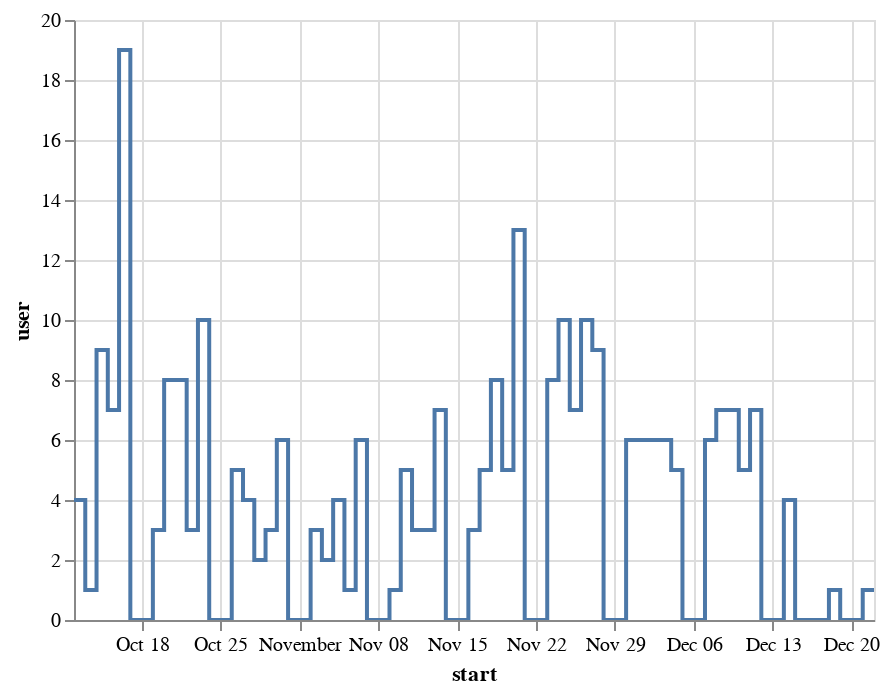

This figure's notebook cell:
### Code cell
alt.Chart(daily_active_users).mark_line(interpolate="step-after").encode(
    x="start", y="user"
).interactive()

### Figure 1 — Vega-Lite specification as saved in the notebook (floating-point values rounded to 4 significant figures)
{"$schema": "https://vega.github.io/schema/vega-lite/v4.17.0.json", "config": {"view": {"continuousHeight": 300, "continuousWidth": 400}}, "data": {"name": "data-fe10b148862c1ad3970bba901bd81e51"}, "datasets": {"data-fe10b148862c1ad3970bba901bd81e51": [{"start": "2020-10-12T00:00:00", "user": 4}, {"start": "2020-10-13T00:00:00", "user": 1}, {"start": "2020-10-14T00:00:00", "user": 9}, {"start": "2020-10-15T00:00:00", "user": 7}, {"start": "2020-10-16T00:00:00", "user": 19}, {"start": "2020-10-17T00:00:00", "user": 0}, {"start": "2020-10-18T00:00:00", "user": 0}, {"start": "2020-10-19T00:00:00", "user": 3}, {"start": "2020-10-20T00:00:00", "user": 8}, {"start": "2020-10-21T00:00:00", "user": 8}, {"start": "2020-10-22T00:00:00", "user": 3}, {"start": "2020-10-23T00:00:00", "user": 10}, {"start": "2020-10-24T00:00:00", "user": 0}, {"start": "2020-10-25T00:00:00", "user": 0}, {"start": "2020-10-26T00:00:00", "user": 5}, {"start": "2020-10-27T00:00:00", "user": 4}, {"start": "2020-10-28T00:00:00", "user": 2}, {"start": "2020-10-29T00:00:00", "user": 3}, {"start": "2020-10-30T00:00:00", "user": 6}, {"start": "2020-10-31T00:00:00", "user": 0}, {"start": "2020-11-01T00:00:00", "user": 0}, {"start": "2020-11-02T00:00:00", "user": 3}, {"start": "2020-11-03T00:00:00", "user": 2}, {"start": "2020-11-04T00:00:00", "user": 4}, {"start": "2020-11-05T00:00:00", "user": 1}, {"start": "2020-11-06T00:00:00", "user": 6}, {"start": "2020-11-07T00:00:00", "user": 0}, {"start": "2020-11-08T00:00:00", "user": 0}, {"start": "2020-11-09T00:00:00", "user": 1}, {"start": "2020-11-10T00:00:00", "user": 5}, {"start": "2020-11-11T00:00:00", "user": 3}, {"start": "2020-11-12T00:00:00", "user": 3}, {"start": "2020-11-13T00:00:00", "user": 7}, {"start": "2020-11-14T00:00:00", "user": 0}, {"start": "2020-11-15T00:00:00", "user": 0}, {"start": "2020-11-16T00:00:00", "user": 3}, {"start": "2020-11-17T00:00:00", "user": 5}, {"start": "2020-11-18T00:00:00", "user": 8}, {"start": "2020-11-19T00:00:00", "user": 5}, {"start": "2020-11-20T00:00:00", "user": 13}, {"start": "2020-11-21T00:00:00", "user": 0}, {"start": "2020-11-22T00:00:00", "user": 0}, {"start": "2020-11-23T00:00:00", "user": 8}, {"start": "2020-11-24T00:00:00", "user": 10}, {"start": "2020-11-25T00:00:00", "user": 7}, {"start": "2020-11-26T00:00:00", "user": 10}, {"start": "2020-11-27T00:00:00", "user": 9}, {"start": "2020-11-28T00:00:00", "user": 0}, {"start": "2020-11-29T00:00:00", "user": 0}, {"start": "2020-11-30T00:00:00", "user": 6}, {"start": "2020-12-01T00:00:00", "user": 6}, {"start": "2020-12-02T00:00:00", "user": 6}, {"start": "2020-12-03T00:00:00", "user": 6}, {"start": "2020-12-04T00:00:00", "user": 5}, {"start": "2020-12-05T00:00:00", "user": 0}, {"start": "2020-12-06T00:00:00", "user": 0}, {"start": "2020-12-07T00:00:00", "user": 6}, {"start": "2020-12-08T00:00:00", "user": 7}, {"start": "2020-12-09T00:00:00", "user": 7}, {"start": "2020-12-10T00:00:00", "user": 5}, {"start": "2020-12-11T00:00:00", "user": 7}, {"start": "2020-12-12T00:00:00", "user": 0}, {"start": "2020-12-13T00:00:00", "user": 0}, {"start": "2020-12-14T00:00:00", "user": 4}, {"start": "2020-12-15T00:00:00", "user": 0}, {"start": "2020-12-16T00:00:00", "user": 0}, {"start": "2020-12-17T00:00:00", "user": 0}, {"start": "2020-12-18T00:00:00", "user": 1}, {"start": "2020-12-19T00:00:00", "user": 0}, {"start": "2020-12-20T00:00:00", "user": 0}, {"start": "2020-12-21T00:00:00", "user": 1}, {"start": "2020-12-22T00:00:00", "user": 1}]}, "encoding": {"x": {"field": "start", "type": "temporal"}, "y": {"field": "user", "type": "quantitative"}}, "mark": {"interpolate": "step-after", "type": "line"}, "selection": {"selector001": {"bind": "scales", "encodings": ["x", "y"], "type": "interval"}}}
